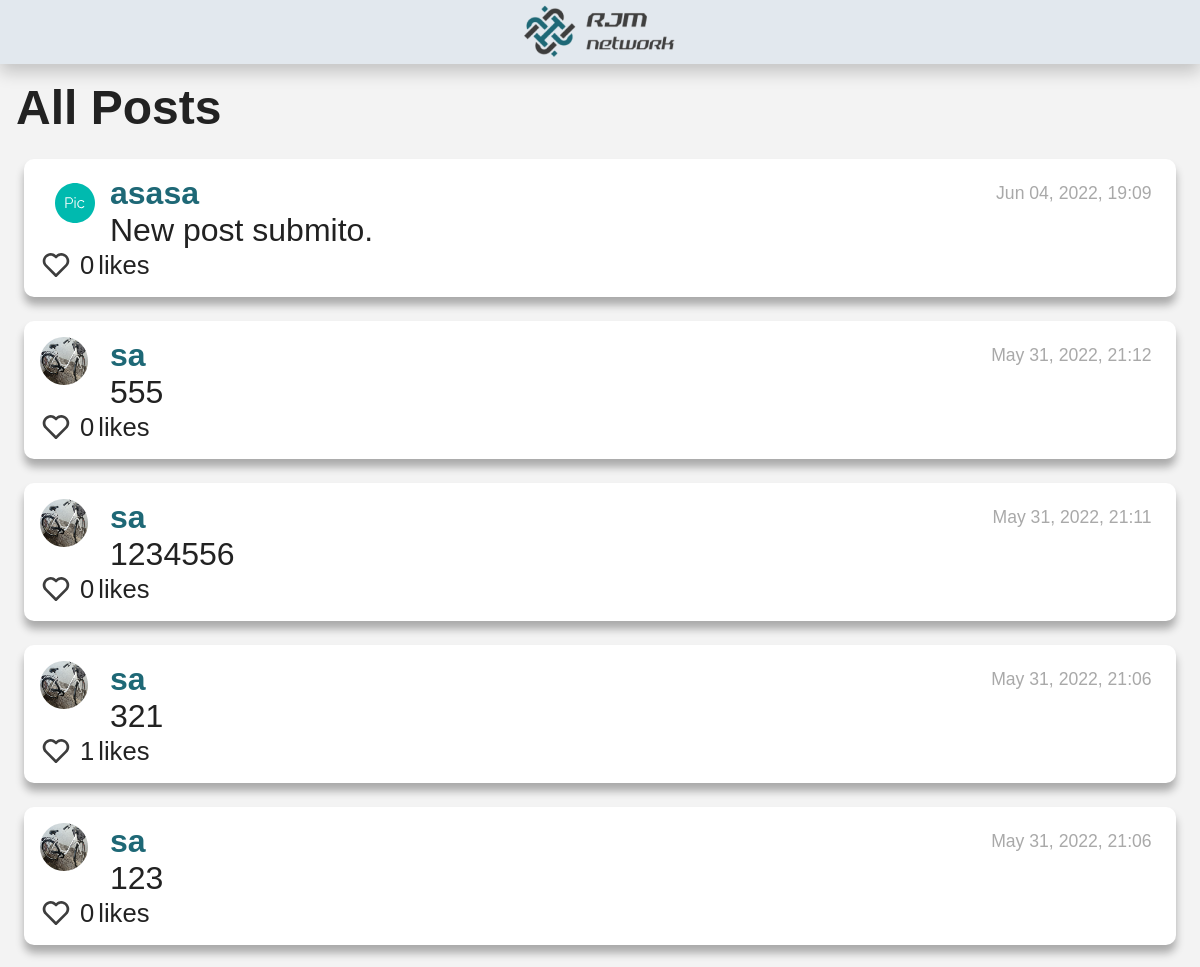
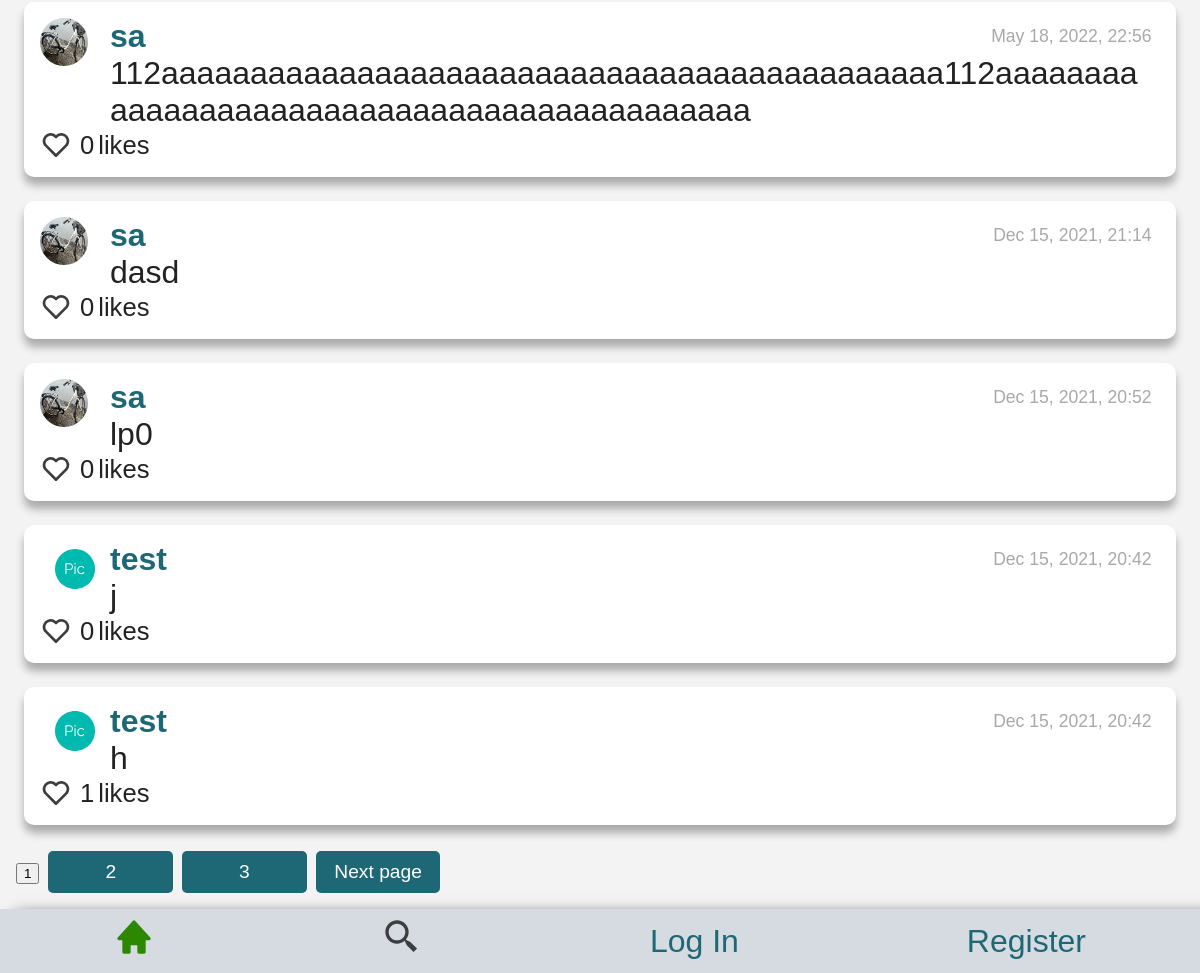
The app's page /, older data (2 pictures, top to bottom).
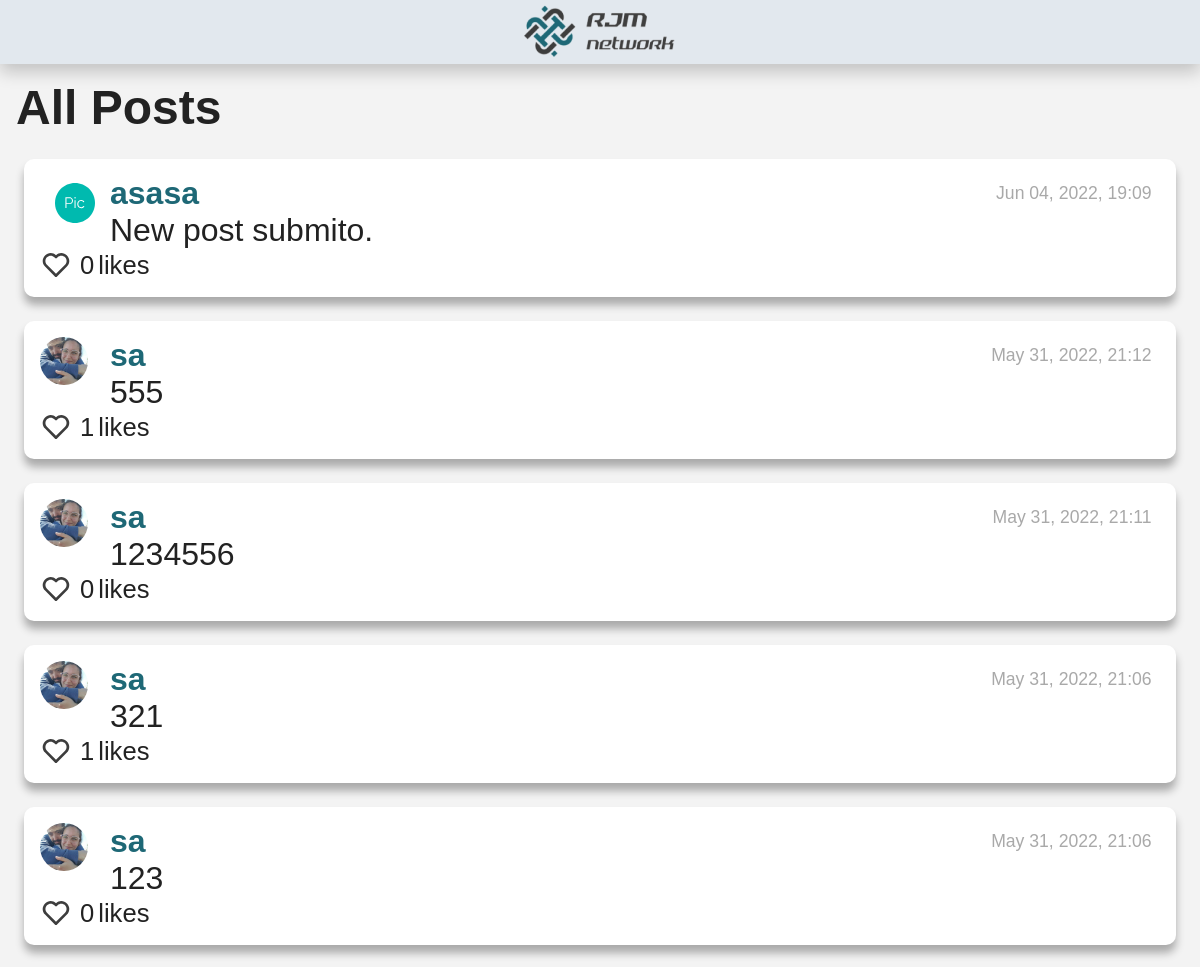
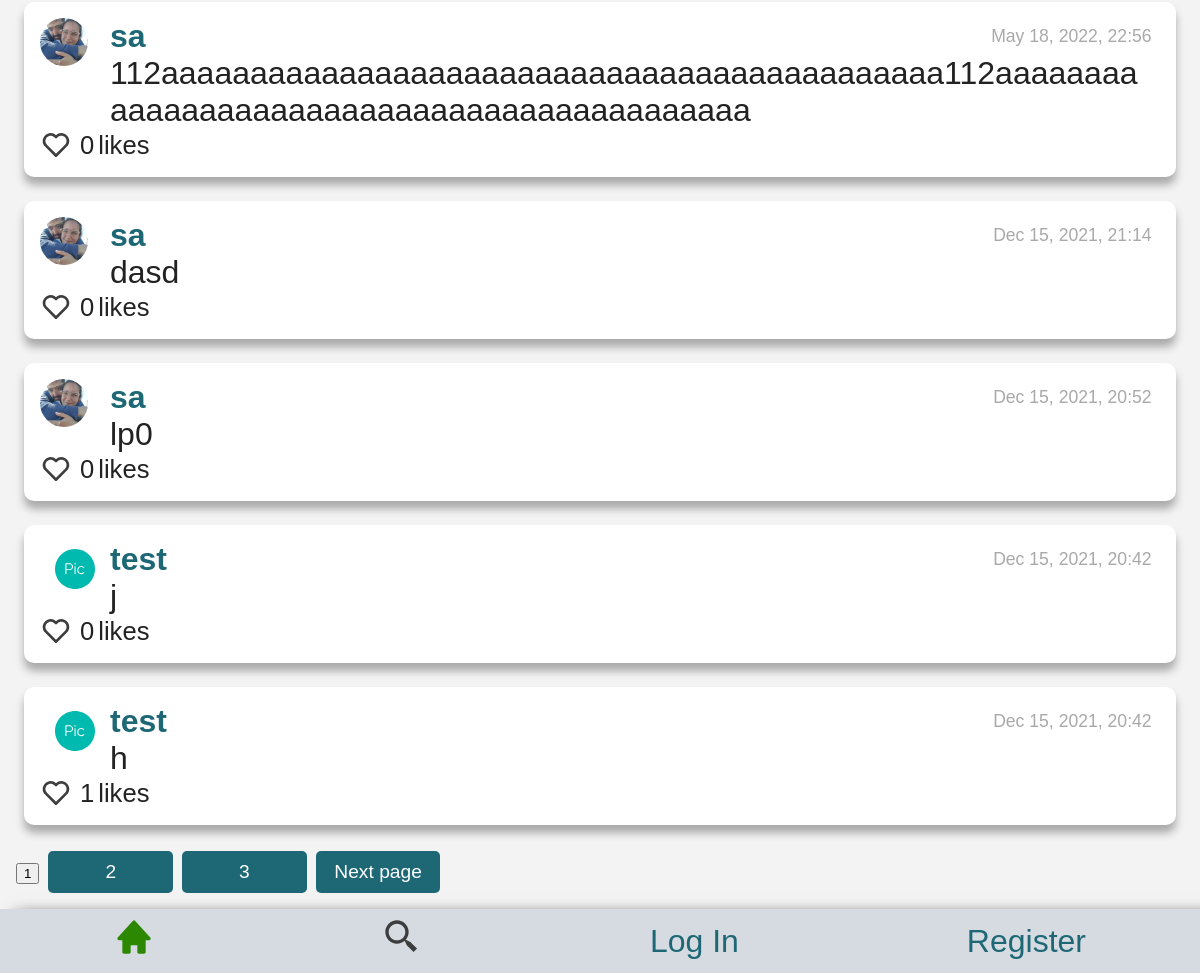
The same page, newer data (2 pictures, top to bottom).
### network/models.py (models this page shows, shortened)
class NewPost(models.Model):
    poster = models.ForeignKey(User, on_delete=models.PROTECT, related_name="posts_posted")
    description = models.TextField(blank=False)
    date_added = models.DateTimeField(auto_now_add=True)

class User(AbstractUser):
    header_image = models.ImageField(null=True, blank=True, upload_to="images/")
    pass

### network/views.py (the view)
# urls.py: path("", views.index, name="index"),
def index(request):
    all_posts = NewPost.objects.select_related('poster')
    all_fields=NewPost._meta.fields
    print("estos son los campos")
    print(all_fields)
    total_posts=all_posts.count()
    total_pages=math.ceil(total_posts/10)
    list_total_pages = []
    for i in range(2, total_pages+1):
        list_total_pages.append(i)
    all_posts = all_posts.order_by("-date_added")[:10]
    all_likers = Likers.objects.all()
    for post in all_posts:
        post.date_added = (post.date_added.strftime("%b %d, %Y, %H:%M"))
        post.number_likes=0
        likers = all_likers.filter(post=post.id)
        likers_id = []
        for each_liker in likers:
            post.likers = each_liker.liker.all()
            post.number_likes = each_liker.liker.count()
            for each in each_liker.liker.all():
                likers_id.append(each.id)
            post.likers_id = likers_id
    return render(request, "network/index.html", {
        "all_posts": all_posts,
        "list_total_pages":list_total_pages,
    })

### network/templates/network/index.html (shortened to what the changed rows need)
{% extends "network/layout.html" %}
{% load static %}
{% block body %}
    <div id="all_posts_view">
        <div id="page_0">
            {% if all_posts %}
                {% for post in all_posts %}
                    <div id="posts_style">
                        <div id="posts-flex-order">
                            <div id="posts-flex-order-child1">
                                {% if post.poster.header_image %}
                                    <img class="posts_profile_picture" alt="Image not found" src="/media/{{ post.poster.header_image }}">
                                {% endif %}
                            </div>
                            <div id="posts-flex-order-child2">
                                <div id="posts-first-line">
                                    <a id="profile"  href="profile/{{ post.poster.id }}">{{ post.poster }}</a>
                                    <div id="post-{{post.date_added}}" class="date_post"> {{ post.date_added }}</div>
                                </div>
                                <div id="post-description-{{post.id}}" class="description_post"> {{ post.description }} </div>
                            </div>
                        </div>
                        <div id="like_complete">
                            {% if user.id in post.likers_id %}
                                <button class="yes_button" id="like-btn-{{post.id}}" value="heart_full" onclick="like('{{ post.id }}')">
                                    <svg id="heart-img-{{ post.id }}" alt="jacket" width="40" height="40" viewBox="0 0 40 40" fill="none" xmlns="http://www.w3.org/2000/svg">
                                        <path d="M33.6751 7.9851C32.7561 7.05963 31.6632 6.32493 30.4593 5.82324C29.2555 5.32155 27.9643 5.06277 26.6601 5.06177C24.1931 5.06217 21.8162 5.98889 20 7.65843C18.1841 5.98861 15.8071 5.06185 13.34 5.06177C12.0343 5.06313 10.7417 5.3227 9.53661 5.82555C8.33155 6.3284 7.23783 7.06459 6.31838 7.99177C2.39672 11.9301 2.39838 18.0901 6.32172 22.0118L20 35.6901L33.6784 22.0118C37.6017 18.0901 37.6034 11.9301 33.6751 7.9851Z" fill="#DA2D57"/>
                                    </svg>
                                </button>
                            {% else %}
                                <button class="yes_button" id="like-btn-{{post.id}}" value="heart_empty"  onclick="like('{{ post.id }}')">
                                    <svg id="heart-img-{{ post.id }}" alt="jacket" width="40" height="40" viewBox="0 0 40 40" fill="none" xmlns="http://www.w3.org/2000/svg">
                                        <path d="M20 7.65843C18.1841 5.98861 15.8071 5.06185 13.34 5.06177C12.0343 5.06313 10.7417 5.3227 9.53661 5.82555C8.33155 6.3284 7.23783 7.06459 6.31838 7.99177C2.39672 11.9301 2.39838 18.0901 6.32172 22.0118L18.5417 34.2318C18.825 34.7301 19.3717 35.0518 20 35.0518C20.258 35.0493 20.5119 34.9863 20.7411 34.8679C20.9704 34.7495 21.1686 34.579 21.32 34.3701L33.6784 22.0118C37.6017 18.0884 37.6017 11.9301 33.675 7.9851C32.7561 7.05963 31.6632 6.32493 30.4593 5.82324C29.2555 5.32155 27.9643 5.06277 26.66 5.06177C24.1931 5.06217 21.8162 5.98889 20 7.65843ZM31.3184 10.3418C33.9234 12.9601 33.925 17.0501 31.3217 19.6551L20 30.9768L8.67838 19.6551C6.07505 17.0501 6.07672 12.9601 8.67505 10.3484C9.94172 9.08843 11.5984 8.3951 13.34 8.3951C15.0817 8.3951 16.7317 9.08843 17.9884 10.3451L18.8217 11.1784C18.9764 11.3333 19.16 11.4562 19.3622 11.5401C19.5644 11.6239 19.7812 11.6671 20 11.6671C20.2189 11.6671 20.4357 11.6239 20.6379 11.5401C20.8401 11.4562 21.0237 11.3333 21.1784 11.1784L22.0117 10.3451C24.5317 7.8301 28.8017 7.83677 31.3184 10.3418Z" fill="#3D3D3D"/>
                                    </svg>
                                </button>
                            {% endif %}
                            <div id="like-count-{{post.id}}" class="d-inline-block">{{post.number_likes}}</div> likes
                        </div>
                    </div>
                {% endfor %}
            {% else %}
                    <li>no post</li>
            {% endif %}
        </div>
    </div>
{% endblock %}

Row changes from the older to the newer data that the page shows:
changed through a linked row, NewPost "May 31, 2022, 21:12": poster.header_image: a different picture; number_likes "0" → "1"
changed through a linked row, NewPost "May 31, 2022, 21:11": poster.header_image: a different picture
changed through a linked row, NewPost (number 4 of 10 on the later page): poster.header_image: a different picture
changed through a linked row, NewPost (number 5 of 10 on the later page): poster.header_image: a different picture
changed through a linked row, NewPost "May 18, 2022, 22:56": poster.header_image: a different picture
changed through a linked row, NewPost "dasd": poster.header_image: a different picture
changed through a linked row, NewPost "lp0": poster.header_image: a different picture
